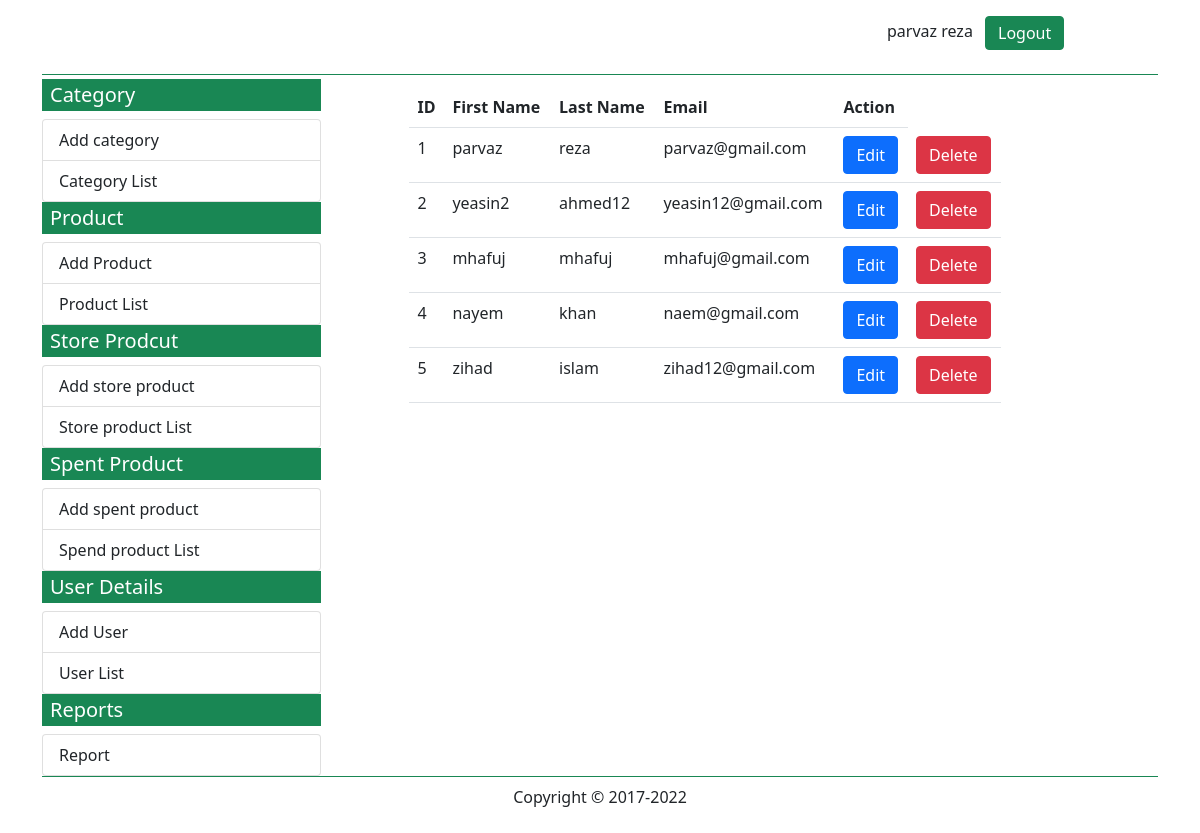
The app's page /list_of_user.php (signed in) with its own data.
### tables this page shows
CREATE TABLE `user` (
  `user_id` int(11) NOT NULL,
  `user_first_name` varchar(20) NOT NULL,
  `user_last_name` varchar(20) NOT NULL,
  `user_email` varchar(20) NOT NULL,
  `user_password` varchar(20) NOT NULL
);

### list_of_user.php (the view, shortened to what this page needs)
<?php
include('database.php');
$user_first_name = $_SESSION['user_first_name'] ;
$user_last_name = $_SESSION['user_last_name'] ;
?>
<!DOCTYPE html>
<html lang="en">
<head>
    <link rel="stylesheet" href="css/all.min.css">
    <link rel="stylesheet" href="css/fontawesome.min.css">
    <link rel="stylesheet" href="css/custom.css">
    <link href="https://cdn.jsdelivr.net/npm/bootstrap@5.0.2/dist/css/bootstrap.min.css" rel="stylesheet">
</head>
<body>
<?php
    if(!empty($user_first_name) && !empty($user_last_name)){
?>
<div class="container">
        <div class="container-fluid border-bottom border-success mb-0">
                    <?php include('topbar.php'); ?>
        </div>
        <div class="container-fluid mt-1">
            <div class="row">
                <div class="col-md-3 p-0 m-0 border-end-0">
                    <?php include('leftbar.php'); ?>
                </div>
                <div class="col-md-9">
                <div class="row p-2">
                    <div class="col-md-1"></div>
                    <div class="col-md-9">
                    <?php
   $sql = "SELECT * FROM user";
   $query = mysqli_query($conn, $sql);
   echo "<table class='table'><tr><th>ID</th><th>First Name</th><th>Last Name</th><th>Email</th><th>Action</th></tr>";
   while($data = mysqli_fetch_assoc($query)){
    $user_id            = $data['user_id'];
    $user_first_name    = $data['user_first_name'];
    $user_last_name     = $data['user_last_name'];
    $user_email         = $data['user_email'];
    echo "<tr><td>$user_id</td><td>$user_first_name</td><td>$user_last_name</td><td>$user_email</td><td><a href='edit_user.php?id=$user_id' class='btn btn-primary'>Edit</a></td><td><a href='#' class='btn btn-danger'>Delete</a></td></tr>";
   }
   echo "</table>";
}else{
    header('location:login.php');
}
?>
                    </div>
                    <div class="col-md-2"></div>
                </div>
                </div>
            </div>
        </div>
        <div class="container-fluid border-top border-success">
          <?php include('bottombar.php'); ?>
        </div>
    </div>
</body>
</html>

### records on screen
user: user_id "1", user_first_name "parvaz", user_last_name "reza", user_email "parvaz@gmail.com"
user: user_id "2", user_first_name "yeasin2", user_last_name "ahmed12", user_email "yeasin12@gmail.com"
user: user_id "3", user_first_name "mhafuj", user_last_name "mhafuj", user_email "mhafuj@gmail.com"
user: user_id "4", user_first_name "nayem", user_last_name "khan", user_email "naem@gmail.com"
user: user_id "5", user_first_name "zihad", user_last_name "islam", user_email "zihad12@gmail.com"

### other values on screen
$user_first_name "parvaz"
$user_last_name "reza"
